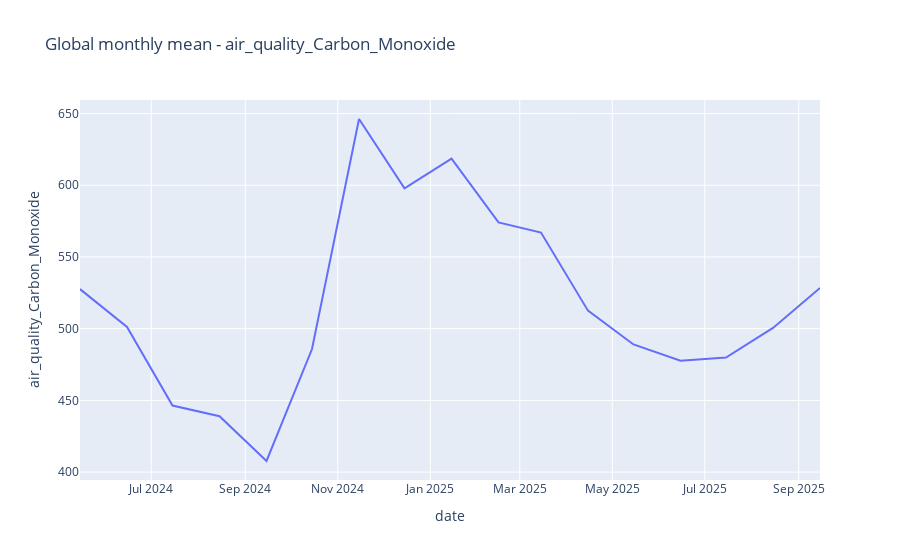

Notebook code cell kept with this figure:
### Code cell
# Cell 9: monthly aggregation and global time series for a main variable
main_var = 'temperature' if 'temperature' in df.columns else num_cols[0]
monthly = df.groupby(['year','month'])[main_var].mean().reset_index().dropna()
monthly['date'] = pd.to_datetime(monthly['year'].astype(int).astype(str) + '-' + monthly['month'].astype(int).astype(str) + '-15')

fig = px.line(monthly, x='date', y=main_var, title=f'Global monthly mean - {main_var}')
fig.show()
fig.write_html("outputs/figures/global_monthly_time_series.html")
print("Saved outputs/figures/global_monthly_time_series.html")

### Figure 1 — Plotly figure (JSON) as saved in the notebook; plotly's stock layout.template omitted (floating-point values rounded to 4 significant figures)
{"data": [{"hovertemplate": "date=%{x}<br>air_quality_Carbon_Monoxide=%{y}<extra></extra>", "legendgroup": "", "line": {"color": "#636efa", "dash": "solid"}, "marker": {"symbol": "circle"}, "mode": "lines", "name": "", "orientation": "v", "showlegend": false, "type": "scatter", "x": ["2024-05-15T00:00:00", "2024-06-15T00:00:00", "2024-07-15T00:00:00", "2024-08-15T00:00:00", "2024-09-15T00:00:00", "2024-10-15T00:00:00", "2024-11-15T00:00:00", "2024-12-15T00:00:00", "2025-01-15T00:00:00", "2025-02-15T00:00:00", "2025-03-15T00:00:00", "2025-04-15T00:00:00", "2025-05-15T00:00:00", "2025-06-15T00:00:00", "2025-07-15T00:00:00", "2025-08-15T00:00:00", "2025-09-15T00:00:00"], "xaxis": "x", "y": [527.6, 501.1, 446.4, 439.0, 407.7, 485.8, 646.2, 597.9, 618.6, 574.1, 567.0, 512.5, 489.0, 477.7, 479.9, 500.5, 528.3], "yaxis": "y"}], "layout": {"legend": {"tracegroupgap": 0}, "title": {"text": "Global monthly mean - air_quality_Carbon_Monoxide"}, "xaxis": {"anchor": "y", "domain": [0, 1], "title": {"text": "date"}}, "yaxis": {"anchor": "x", "domain": [0, 1], "title": {"text": "air_quality_Carbon_Monoxide"}}}}
